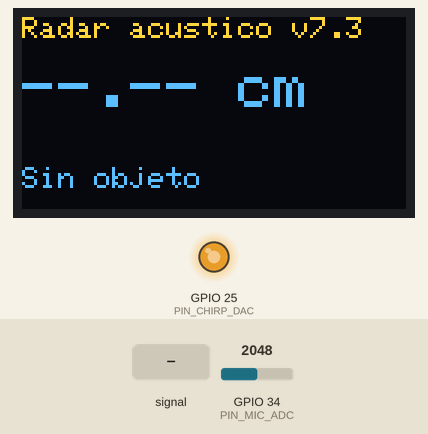
Recording of a sketch running on a simulated ESP32. On the bench: 128×64 one-colour display, output pins drawn as LEDs (lit = HIGH). Dashed ring = blinking. The inputs (shaded band) are chosen by the test bench; at power-on: GPIO 34 (PIN_MIC_ADC) = 2048 (analog values on the 0–4095 scale). The OLED is the two-colour kind (top 16 rows yellow); what the sketch prints to the serial monitor is not drawn.

Above: at 1.8 s.
1.9 s: GPIO 34 (PIN_MIC_ADC) fed a 200 Hz sine of ±1023 counts around its level
At 2.6 s:
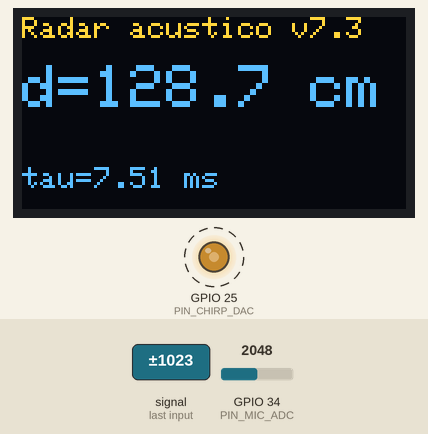
4.0 s: GPIO 34 (PIN_MIC_ADC) fed a 1000 Hz sine of ±1023 counts around its level
At 4.35 s:
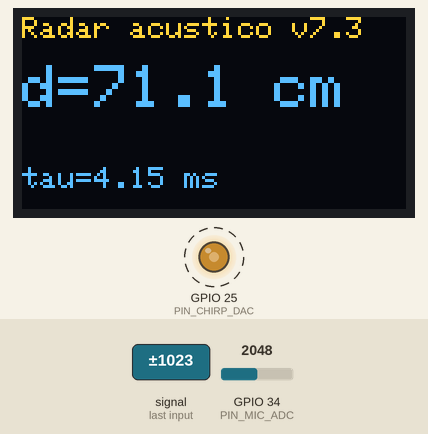
5.6 s: GPIO 34 (PIN_MIC_ADC) set to 1460
Timing chart, 0 to 13.1 s (numbered marks = the images above; inputs shaded):
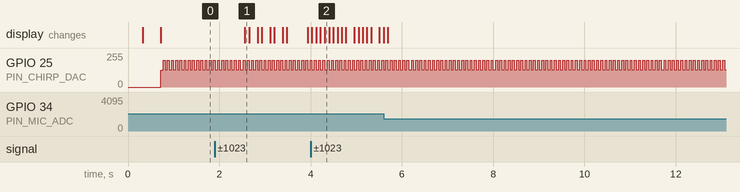

The sketch:

radar.ino
```cpp
// radar.ino — Radar acústico (ESP32 + MAX4466 + buzzer con +4V serie)
// ESP32D        DAC1 -> P25,  ADC -> P34 (ADC1_CH6),  I2C -> P21 SDA / P22 SCL
// MAX4466       VCC -> 3V3, GND -> GND, AO -> P34
// Buzzer        (-) -> GND, (+) -> nodo audio
// Bateria 4V    (+) -> nodo audio, (-) -> GND comun
// OLED SSD1306  VCC -> 3V3, GND -> GND, SDA -> P21, SCL -> P22, addr 0x3C

#include <Arduino.h>
#include <esp_task_wdt.h>
#include <Wire.h>
#include <Adafruit_GFX.h>
#include <Adafruit_SSD1306.h>
#include <arduinoFFT.h>

// Pines
static const uint8_t PIN_CHIRP_DAC = 25;
static const uint8_t PIN_MIC_ADC   = 34;
static const uint8_t PIN_OLED_SDA  = 21;
static const uint8_t PIN_OLED_SCL  = 22;
static const uint8_t OLED_ADDR     = 0x3C;
static const int8_t  OLED_RESET    = -1;

Adafruit_SSD1306 oled(128, 64, &Wire, OLED_RESET);

// Parametros de la senal
static const uint32_t FS_NOMINAL = 20000UL;
static float fs_calibrado = (float)FS_NOMINAL;

static const uint16_t CHIRP_DURATION_MS = 4;
static const float    CHIRP_F0_HZ       = 1000.0f;
static const float    CHIRP_F1_HZ       = 4000.0f;

// Buffers dimensionados al peor caso (fs_nominal); en runtime se usan solo
// los primeros N_CHIRP/N_CAPTURE recalculados.
static const uint16_t N_CHIRP_MAX = (FS_NOMINAL * CHIRP_DURATION_MS) / 1000;
static uint16_t N_CHIRP = N_CHIRP_MAX;

static const uint16_t CAPTURE_DURATION_MS = 12;
static const uint16_t N_CAPTURE_MAX = (FS_NOMINAL * CAPTURE_DURATION_MS) / 1000;
static uint16_t N_CAPTURE = N_CAPTURE_MAX;

static const float V_SONIDO = 343.0f;

// Rango valido (cm). Con fs_calibrado ~11000 Hz, CHIRP_SKIP=30 -> ~47 cm
// de zona ciega (acople directo buzzer->mic).
static const float DISTANCIA_MIN_CM = 45.0f;
static const float DISTANCIA_MAX_CM = 150.0f;

static const float UMBRAL_PICO_MIN          = 30000.0f;
static const float UMBRAL_PICO_FACTOR_NOISE = 5.0f;

// Tamano del buffer de mediana movil
static const uint8_t N_FILTRO = 3;

// Lags iniciales a descartar (zona ciega del acople directo)
static const uint16_t CHIRP_SKIP = 30;

// Debug de la curva de correlacion. Poner en 1 para imprimir top-5 picos.
#define DEBUG_CORR 0

// FFT (potencia de 2, >= N_CAPTURE_MAX)
static const uint16_t FFT_SIZE = 256;

// Cada cuantos loops del loop() se imprime el peak del espectro
static const uint8_t FFT_EVERY_N_LOOPS = 20;

// Comando Serial para forzar espectro completo
static const char FFT_TRIGGER_CMD = 'f';

// Buffers
uint8_t  chirp_template[N_CHIRP_MAX];
uint16_t captura[N_CAPTURE_MAX];
static float captura_filtrada[N_CAPTURE_MAX];
static float captura_dc = 0.0f;
static float captura_centrada[N_CAPTURE_MAX];

// arduinoFFT usa double (no float)
static double fft_vReal[FFT_SIZE];
static double fft_vImag[FFT_SIZE];

// Buffer del filtro mediana movil
static float   buffer_d[N_FILTRO];
static uint8_t buffer_count = 0;
static uint8_t buffer_idx   = 0;

// Ruido de fondo medido en diagnostico_inicial() (RMS en mV)
static float ruido_piso_mV = 0.0f;

// Generacion del chirp (1-4 kHz, ventana Tukey)
void generar_chirp() {
  const float k  = (CHIRP_F1_HZ - CHIRP_F0_HZ) / (CHIRP_DURATION_MS * 0.001f);
  const float dt = 1.0f / fs_calibrado;
  for (uint16_t i = 0; i < N_CHIRP; i++) {
    float t = i * dt;
    float fase    = 2.0f * PI * (CHIRP_F0_HZ * t + 0.5f * k * t * t);
    float muestra = 0.5f * (1.0f + (float)sinf(fase));
    float ventana = 1.0f;
    if (t > 0.003f) {
      ventana = 1.0f - 0.5f * (t - 0.003f) / 0.001f;
      if (ventana < 0.0f) ventana = 0.0f;
    }
    chirp_template[i] = (uint8_t)(muestra * ventana * 255.0f);
    if ((i & 0x1F) == 0) yield();
  }
}

// Emision del chirp (DAC1 -> nodo audio del buzzer)
void emitir_chirp() {
  uint32_t emit_period_us = (uint32_t)(1e6f / fs_calibrado);
  if (emit_period_us > 20) emit_period_us -= 20;
  else emit_period_us = 0;
  for (uint16_t i = 0; i < N_CHIRP; i++) {
    dacWrite(PIN_CHIRP_DAC, chirp_template[i]);
    if (emit_period_us > 0) delayMicroseconds(emit_period_us);
  }
  dacWrite(PIN_CHIRP_DAC, 128);
}

// Captura del ADC (fs_calibrado, P34)
void capturar_adc() {
  for (uint16_t i = 0; i < N_CAPTURE; i++) {
    captura[i] = analogRead(PIN_MIC_ADC);
  }
}

// Pre-filtrado: biquad RBJ bandpass 2.5 kHz, Q=0.7, 2 etapas en cascada
static float bq_b0 = 0.5051f, bq_b1 = 0.0f, bq_b2 = -0.5051f;
static float bq_a1 = -1.4142f, bq_a2 = 0.4949f;

static void compute_biquad_coefs(float fs, float f0, float Q,
                                 float &b0, float &b1, float &b2,
                                 float &a1, float &a2) {
  float w0 = 2.0f * (float)PI * f0 / fs;
  float cosw = (float)cosf(w0);
  float sinw = (float)sinf(w0);
  float alpha = sinw / (2.0f * Q);
  b0 = alpha;
  b1 = 0.0f;
  b2 = -alpha;
  a1 = -2.0f * cosw;
  a2 = 1.0f - alpha;
}

void filtrar_banda(uint16_t *x, float *y, uint16_t n) {
  static float x_prev[2][2] = {{0,0}, {0,0}};
  static float y_prev[2][2] = {{0,0}, {0,0}};
  // Stage 1: x -> y
  for (uint16_t i = 0; i < n; i++) {
    float xi = (float)x[i];
    float yi = bq_b0 * xi + bq_b1 * x_prev[0][0] + bq_b2 * x_prev[0][1]
             - bq_a1 * y_prev[0][0] - bq_a2 * y_prev[0][1];
    x_prev[0][1] = x_prev[0][0];
    x_prev[0][0] = xi;
    y_prev[0][1] = y_prev[0][0];
    y_prev[0][0] = yi;
    y[i] = yi;
  }
  // Stage 2: y -> y (in-place)
  for (uint16_t i = 0; i < n; i++) {
    float xi = y[i];
    float yi = bq_b0 * xi + bq_b1 * x_prev[1][0] + bq_b2 * x_prev[1][1]
             - bq_a1 * y_prev[1][0] - bq_a2 * y_prev[1][1];
    x_prev[1][1] = x_prev[1][0];
    x_prev[1][0] = xi;
    y_prev[1][1] = y_prev[1][0];
    y_prev[1][0] = yi;
    y[i] = yi;
  }
}

// Analisis espectral (FFT, N_FFT=256, ventana Hann)
void compute_and_print_fft_peak() {
  uint32_t t0 = micros();

  for (uint16_t i = 0; i < N_CAPTURE; i++) {
    fft_vReal[i] = (double)captura_centrada[i];
  }
  for (uint16_t i = N_CAPTURE; i < FFT_SIZE; i++) {
    fft_vReal[i] = 0.0;
  }
  for (uint16_t i = 0; i < FFT_SIZE; i++) {
    fft_vImag[i] = 0.0;
  }

  arduinoFFT FFT = arduinoFFT(fft_vReal, fft_vImag, FFT_SIZE,
                              (double)fs_calibrado);
  FFT.Windowing(FFT_WIN_TYP_HANN, FFT_FORWARD);
  FFT.Compute(FFT_FORWARD);
  FFT.ComplexToMagnitude();

  double major_f = 0.0, major_v = 0.0;
  FFT.MajorPeak(&major_f, &major_v);

  uint32_t t1 = micros();
  Serial.print(F("[FFT] pico="));
  Serial.print(major_f, 1);
  Serial.print(F(" Hz mag="));
  Serial.print(major_v, 2);
  Serial.print(F(" ("));
  Serial.print((t1 - t0) / 1000);
  Serial.println(F(" ms)"));
}

// Espectro completo en formato CSV (bin, freq_Hz, magnitud)
void print_full_spectrum() {
  for (uint16_t i = 0; i < N_CAPTURE; i++) {
    fft_vReal[i] = (double)captura_centrada[i];
  }
  for (uint16_t i = N_CAPTURE; i < FFT_SIZE; i++) {
    fft_vReal[i] = 0.0;
  }
  for (uint16_t i = 0; i < FFT_SIZE; i++) {
    fft_vImag[i] = 0.0;
  }

  arduinoFFT FFT = arduinoFFT(fft_vReal, fft_vImag, FFT_SIZE,
                              (double)fs_calibrado);
  FFT.Windowing(FFT_WIN_TYP_HANN, FFT_FORWARD);
  FFT.Compute(FFT_FORWARD);
  FFT.ComplexToMagnitude();

  Serial.println(F("=== ESPECTRO FFT (bin,freq_Hz,magnitud) ==="));
  const double df = (double)fs_calibrado / (double)FFT_SIZE;
  for (uint16_t k = 1; k < FFT_SIZE / 2; k++) {
    double f = (double)k * df;
    Serial.print(k);
    Serial.print(F(","));
    Serial.print(f, 2);
    Serial.print(F(","));
    Serial.println(fft_vReal[k], 3);
  }
  Serial.println(F("=== FIN ESPECTRO ==="));
}

// Quitar DC: solo las primeras CHIRP_SKIP muestras (ventana sin eco posible)
void quitar_dc(const float *captura_f, uint16_t n, float &dc_out) {
  uint32_t suma = 0;
  uint16_t k = (CHIRP_SKIP < n) ? CHIRP_SKIP : n;
  for (uint16_t i = 0; i < k; i++) suma += (uint32_t)captura_f[i];
  dc_out = (float)suma / (float)k;
}

// Correlacion single-pass con heuristica anti-acople y closest_object
static const float RATIO_ACOPLE = 0.50f;
static const uint16_t SEPARACION_LAGS = N_CHIRP / 2;

float correlacion_tiempo(const float *captura_c, uint16_t n_captura,
                         uint16_t &mejor_lag_out, float &mejor_val_out,
                         float &max_val_out, uint16_t &max_lag_out) {
  // Quitar DC del template (para correlacion AC-only)
  float chirp_media = 0.0f;
  for (uint16_t i = 0; i < N_CHIRP; i++) chirp_media += chirp_template[i];
  chirp_media /= (float)N_CHIRP;
  // Tamano fijo = N_CHIRP_MAX (compiletime const) para evitar VLA en stack
  float chirp_norm[N_CHIRP_MAX];
  for (uint16_t i = 0; i < N_CHIRP; i++) {
    chirp_norm[i] = (float)chirp_template[i] - chirp_media;
  }

  const uint16_t LAG_MIN = CHIRP_SKIP;
  const uint16_t LAG_MAX = n_captura - N_CHIRP;
  const uint16_t MID_LAG = (LAG_MIN + LAG_MAX) / 2;
  const uint16_t SEP = N_CHIRP / 2;

  float    max_val = -1e30f;
  uint16_t max_lag = 0;
  float    second_val = -1e30f;
  uint16_t second_lag = 0;

  // Local max tracking para closest_object
  static float local_max_val_buf[N_CAPTURE_MAX];
  static uint16_t local_max_lag_buf[N_CAPTURE_MAX];
  uint16_t local_max_count = 0;

  for (uint16_t lag = LAG_MIN; lag < LAG_MAX; lag++) {
    float acc = 0.0f;
    for (uint16_t j = 0; j < N_CHIRP; j++) {
      acc += captura_c[lag + j] * chirp_norm[j];
    }
    if (acc > max_val) {
      // Demote old max a second si esta lejos
      if ((uint16_t)(lag - max_lag) >= SEP ||
          (uint16_t)(max_lag - lag) >= SEP) {
        if (max_val > second_val) {
          second_val = max_val;
          second_lag = max_lag;
        }
      }
      max_val = acc;
      max_lag = lag;
    } else {
      // Candidato a second si esta lejos del max
      if ((uint16_t)(lag - max_lag) >= SEP ||
          (uint16_t)(max_lag - lag) >= SEP) {
        if (acc > second_val) {
          second_val = acc;
          second_lag = lag;
        }
      }
    }
    // Local max: lag con valor >= 30% del max global
    if (acc > 0.30f * max_val) {
      bool es_nuevo = true;
      if (local_max_count > 0) {
        uint16_t ultimo_lag = local_max_lag_buf[local_max_count - 1];
        if ((uint16_t)(lag - ultimo_lag) < SEP) {
          if (acc > local_max_val_buf[local_max_count - 1]) {
            local_max_val_buf[local_max_count - 1] = acc;
            local_max_lag_buf[local_max_count - 1] = lag;
          }
          es_nuevo = false;
        }
      }
      if (es_nuevo && local_max_count < N_CAPTURE_MAX) {
        local_max_val_buf[local_max_count] = acc;
        local_max_lag_buf[local_max_count] = lag;
        local_max_count++;
      }
    }
    if ((lag & 0x0F) == 0) yield();
  }

  max_val_out = max_val;
  max_lag_out = max_lag;

  // Closest object: primer pico local con lag >= ZONA_ACOPLE_FIN y val >= 50% max
  const uint16_t ZONA_ACOPLE_FIN = CHIRP_SKIP + 5;
  const float RATIO_CLOSEST = 0.50f;
  uint16_t closest_lag = max_lag;
  float    closest_val = max_val;
  bool     closest_encontrado = false;
  for (uint16_t i = 0; i < local_max_count; i++) {
    uint16_t lag = local_max_lag_buf[i];
    float    val = local_max_val_buf[i];
    if (lag >= ZONA_ACOPLE_FIN && val >= RATIO_CLOSEST * max_val) {
      closest_lag = lag;
      closest_val = val;
      closest_encontrado = true;
      break;  // local_max esta ordenado por lag
    }
  }

  if (closest_encontrado) {
    mejor_lag_out = closest_lag;
    mejor_val_out = closest_val;
  } else {
    // Fallback: heuristica v7 (second max si max esta en zona de acople)
    bool es_acople = (max_lag < MID_LAG) &&
                     (second_val >= RATIO_ACOPLE * max_val) &&
                     (second_val > 0.0f);
    if (es_acople) {
      mejor_lag_out = second_lag;
      mejor_val_out = second_val;
    } else {
      mejor_lag_out = max_lag;
      mejor_val_out = max_val;
    }
  }

  return (float)mejor_lag_out / fs_calibrado;
}

// Filtro: mediana movil + reset por cambio brusco
static float mediana_buffer(const float *b, uint8_t n) {
  float tmp[N_FILTRO];
  for (uint8_t i = 0; i < n; i++) tmp[i] = b[i];
  // insertion sort
  for (uint8_t i = 1; i < n; i++) {
    float key = tmp[i];
    uint8_t j = i;
    while (j > 0 && tmp[j - 1] > key) {
      tmp[j] = tmp[j - 1];
      j--;
    }
    tmp[j] = key;
  }
  return tmp[n / 2];
}

float filtrar_medicion(float d_cm_raw, float magnitud_pico) {
  // Umbral adaptativo: max(MIN, factor * ruido_piso * 60)
  float correlacion_ruido = ruido_piso_mV * 60.0f;
  float umbral_efectivo = UMBRAL_PICO_MIN;
  if (UMBRAL_PICO_FACTOR_NOISE * correlacion_ruido > umbral_efectivo) {
    umbral_efectivo = UMBRAL_PICO_FACTOR_NOISE * correlacion_ruido;
  }
  if (magnitud_pico < umbral_efectivo) return NAN;

  // Fuera de rango -> glitch, descartar
  if (d_cm_raw < DISTANCIA_MIN_CM || d_cm_raw > DISTANCIA_MAX_CM) return NAN;

  // Outlier vs mediana previa
  if (buffer_count >= 3) {
    float mediana_prev = mediana_buffer(buffer_d, buffer_count);
    if (mediana_prev > 0.0f) {
      float desv = fabsf(d_cm_raw - mediana_prev) / mediana_prev;
      if (desv > 0.5f) {
        return NAN;
      }
    }
  }

  buffer_d[buffer_idx] = d_cm_raw;
  buffer_idx = (buffer_idx + 1) % N_FILTRO;
  if (buffer_count < N_FILTRO) buffer_count++;

  return mediana_buffer(buffer_d, buffer_count);
}

// OLED
void display_init() {
  Wire.begin(PIN_OLED_SDA, PIN_OLED_SCL);
  if (!oled.begin(SSD1306_SWITCHCAPVCC, OLED_ADDR)) {
    Serial.println(F("ERROR: OLED no responde en 0x3C"));
    return;
  }
  oled.clearDisplay();
  oled.setTextSize(1);
  oled.setTextColor(SSD1306_WHITE);
  oled.setCursor(0, 0);
  oled.println(F("Radar acustico v7.3"));
  oled.println(F("MAX4466 + 4V"));
  oled.println(F("Iniciando..."));
  oled.display();
}

void display_distancia(float d_cm_filtrada, bool valida) {
  oled.clearDisplay();
  oled.setTextSize(1);
  oled.setTextColor(SSD1306_WHITE);
  oled.setCursor(0, 0);
  oled.println(F("Radar acustico v7.3"));
  oled.println();

  oled.setTextSize(2);
  if (valida) {
    oled.print(F("d="));
    oled.print(d_cm_filtrada, 1);
    oled.println(F(" cm"));
  } else {
    oled.print(F("--.-- cm"));
  }

  oled.setTextSize(1);
  oled.setCursor(0, 50);
  if (valida) {
    oled.print(F("tau="));
    oled.print(d_cm_filtrada * 2.0f / (V_SONIDO * 100.0f) * 1000.0f, 2);
    oled.println(F(" ms"));
  } else {
    oled.println(F("Sin objeto"));
  }
  oled.display();
}

// Calibracion de fs + recalculo de N_CHIRP, N_CAPTURE y biquad
void calibrar_fs() {
  Serial.println(F("=== CALIBRACION DE FS ==="));
  Serial.println(F("Midiendo tiempo de 200 ciclos analogRead (sin delay)..."));
  const int N = 200;
  uint32_t t0 = micros();
  for (int i = 0; i < N; i++) {
    volatile uint16_t dummy = analogRead(PIN_MIC_ADC);
    (void)dummy;
  }
  uint32_t t1 = micros();
  float periodo_us = (float)(t1 - t0) / (float)N;
  fs_calibrado = 1.0e6f / periodo_us;
  Serial.print  (F("  periodo medido = "));
  Serial.print  (periodo_us, 1);
  Serial.print  (F(" us | fs real = "));
  Serial.print  (fs_calibrado, 0);
  Serial.println(F(" Hz"));
  Serial.print  (F("  factor calibracion = "));
  Serial.print  ((float)FS_NOMINAL / fs_calibrado, 3);
  Serial.println(F(" (FS nominal / FS real)"));
  Serial.println();

  // Recalcular N_CHIRP y N_CAPTURE segun fs_calibrado
  N_CHIRP = (uint16_t)(fs_calibrado * CHIRP_DURATION_MS / 1000.0f + 0.5f);
  if (N_CHIRP < 8) N_CHIRP = 8;
  if (N_CHIRP > N_CHIRP_MAX) N_CHIRP = N_CHIRP_MAX;
  N_CAPTURE = (uint16_t)(fs_calibrado * CAPTURE_DURATION_MS / 1000.0f + 0.5f);
  if (N_CAPTURE < N_CHIRP + 16) N_CAPTURE = N_CHIRP + 16;
  if (N_CAPTURE > N_CAPTURE_MAX) N_CAPTURE = N_CAPTURE_MAX;
  Serial.print(F("  N_CHIRP recalculado = ")); Serial.println(N_CHIRP);
  Serial.print(F("  N_CAPTURE recalculado = ")); Serial.println(N_CAPTURE);

  // Recalcular coeficientes del biquad para fs_calibrado
  compute_biquad_coefs(fs_calibrado, 2500.0f, 0.7f,
                       bq_b0, bq_b1, bq_b2, bq_a1, bq_a2);
  Serial.print(F("  biquad fs=")); Serial.print(fs_calibrado, 0);
  Serial.print(F(" f0=2500 Q=0.7 -> b0=")); Serial.print(bq_b0, 4);
  Serial.print(F(" b1=")); Serial.print(bq_b1, 4);
  Serial.print(F(" b2=")); Serial.print(bq_b2, 4);
  Serial.print(F(" a1=")); Serial.print(bq_a1, 4);
  Serial.print(F(" a2=")); Serial.println(bq_a2, 4);
  Serial.println();
}

// Diagnostico inicial
void diagnostico_inicial() {
  Serial.println(F("=== DIAGNOSTICO INICIAL (MAX4466 en P34) ==="));

  const int N = 2000;
  uint16_t vmin = 4095, vmax = 0;
  uint32_t suma = 0;
  uint64_t suma_sq = 0;
  for (int i = 0; i < N; i++) {
    uint16_t v = analogRead(PIN_MIC_ADC);
    if (v < vmin) vmin = v;
    if (v > vmax) vmax = v;
    suma += v;
    suma_sq += (uint32_t)v * (uint32_t)v;
    delayMicroseconds(50);
  }
  float media    = (float)suma / N;
  float var      = ((float)suma_sq / N) - media * media;
  if (var < 0) var = 0;
  float rms_adc  = sqrtf(var);
  float rms_mV   = rms_adc * 3.3f / 4095.0f * 1000.0f;
  ruido_piso_mV  = rms_mV;

  Serial.print(F("  DC offset (media)  = ")); Serial.println(media, 0);
  Serial.print(F("  min / max          = ")); Serial.print(vmin);
  Serial.print(F(" / ")); Serial.println(vmax);
  Serial.print(F("  RMS ruido          = ")); Serial.print(rms_mV, 1);
  Serial.println(F(" mV"));
  Serial.print(F("  Umbral adaptativo  = "));
  float correlacion_ruido = rms_mV * 60.0f;
  float umbral = UMBRAL_PICO_MIN;
  if (UMBRAL_PICO_FACTOR_NOISE * correlacion_ruido > umbral) {
    umbral = UMBRAL_PICO_FACTOR_NOISE * correlacion_ruido;
  }
  Serial.println(umbral, 0);

  if (media < 100.0f || media > 4000.0f) {
    Serial.println(F("  >>> PROBLEMA: DC fuera de rango."));
  } else if (media > 1500.0f && media < 2500.0f) {
    Serial.println(F("  >>> OK: DC offset normal (~2048 esperado)."));
  } else {
    Serial.println(F("  >>> REVISAR: DC inesperado."));
  }
  if (rms_mV < 5.0f) {
    Serial.println(F("  >>> OK: silencio total."));
  } else if (rms_mV < 50.0f) {
    Serial.println(F("  >>> OK: ruido bajo."));
  } else {
    Serial.println(F("  >>> INFO: ruido ambiente alto (ventilador? voz?)."));
  }
  Serial.println();
}

void setup() {
  Serial.begin(115200);
  delay(200);

  // Reconfigurar WDT (TWDT ya esta inicializado por FreeRTOS)
  const esp_task_wdt_config_t twdt_config = {
    .timeout_ms     = 60000,
    .idle_core_mask = 0,
    .trigger_panic  = false
  };
  esp_task_wdt_reconfigure(&twdt_config);

  analogReadResolution(12);
  analogSetPinAttenuation(PIN_MIC_ADC, ADC_11db);

  calibrar_fs();

  Serial.println();
  Serial.println(F("================================================"));
  Serial.println(F("  Radar acustico v7.3 — MAX4466 + buzzer con +4V"));
  Serial.println(F("================================================"));
  Serial.print  (F("Chirp: "));
  Serial.print  ((int)CHIRP_F0_HZ); Serial.print('-');
  Serial.print  ((int)CHIRP_F1_HZ);
  Serial.print  (F(" Hz, "));
  Serial.print  (CHIRP_DURATION_MS);
  Serial.print  (F(" ms (N=")); Serial.print(N_CHIRP); Serial.println(F(")"));
  Serial.print  (F("Captura: "));
  Serial.print  (CAPTURE_DURATION_MS);
  Serial.print  (F(" ms (N=")); Serial.print(N_CAPTURE); Serial.println(F(")"));
  Serial.print  (F("fs nominal: "));      Serial.print((int)FS_NOMINAL);
  Serial.print  (F(" Hz | fs real: "));   Serial.print(fs_calibrado, 0);
  Serial.println(F(" Hz"));
  Serial.print  (F("Rango valido: "));
  Serial.print  (DISTANCIA_MIN_CM); Serial.print('-');
  Serial.print  (DISTANCIA_MAX_CM); Serial.println(F(" cm"));
  Serial.print  (F("Umbral pico MIN: ")); Serial.println(UMBRAL_PICO_MIN);
  Serial.print  (F("CHIRP_SKIP: "));      Serial.println(CHIRP_SKIP);
  Serial.println(F("------------------------------------------------"));

  generar_chirp();
  display_init();
  diagnostico_inicial();

  Serial.println(F("Loop activo — cada ~50 ms una medicion:"));
  Serial.println(F("  lag=<m> pico=<v> crudo=<d>cm | filt=<d>cm"));
  Serial.println(F("  Envia 'f' por Serial para ver el espectro FFT completo."));
  Serial.println();
}

void loop() {
  emitir_chirp();
  capturar_adc();

  // Prefiltrar pasabanda antes de quitar DC
  filtrar_banda(captura, captura_filtrada, N_CAPTURE);

  // Quitar DC solo de la ventana sin eco (primeras CHIRP_SKIP)
  quitar_dc(captura_filtrada, N_CAPTURE, captura_dc);
  yield();

  for (uint16_t i = 0; i < N_CAPTURE; i++) {
    captura_centrada[i] = captura_filtrada[i] - captura_dc;
  }

  uint16_t mejor_lag = 0, max_lag = 0;
  float    mejor_val = 0.0f, max_val = 0.0f;
  float    tau = correlacion_tiempo(captura_centrada, N_CAPTURE,
                                    mejor_lag, mejor_val,
                                    max_val, max_lag);

  float d_cm_raw = V_SONIDO * tau * 100.0f / 2.0f;
  float d_cm_filtrada = filtrar_medicion(d_cm_raw, mejor_val);
  bool  valida = !isnan(d_cm_filtrada);

  #if DEBUG_CORR
  static uint32_t dbg_count = 0;
  if ((dbg_count++ % 20) == 0) {
    Serial.print(F("[DEBUG] max_lag=")); Serial.print(max_lag);
    Serial.print(F(" max_val=")); Serial.print(max_val, 0);
    Serial.print(F(" sel_lag=")); Serial.print(mejor_lag);
    Serial.print(F(" sel_val=")); Serial.print(mejor_val, 0);
    Serial.print(F(" raw=")); Serial.print(d_cm_raw, 1);
    Serial.println(F(" cm"));
  }
  #endif

  Serial.print(F("lag="));     Serial.print(mejor_lag);
  Serial.print(F(" pico="));   Serial.print(mejor_val, 0);
  Serial.print(F(" crudo="));  Serial.print(d_cm_raw, 1);
  Serial.print(F("cm | filt="));
  if (valida) Serial.print(d_cm_filtrada, 1);
  else        Serial.print(F("---"));
  Serial.println(F(" cm"));

  display_distancia(d_cm_filtrada, valida);

  // FFT periodico
  static uint8_t fft_counter = 0;
  if (++fft_counter >= FFT_EVERY_N_LOOPS) {
    fft_counter = 0;
    compute_and_print_fft_peak();
  }

  // Comando 'f' o 'F' -> espectro completo
  if (Serial.available() > 0) {
    char c = (char)Serial.read();
    if (c == FFT_TRIGGER_CMD || c == (char)toupper(FFT_TRIGGER_CMD)) {
      print_full_spectrum();
    }
  }

  vTaskDelay(50 / portTICK_PERIOD_MS);
}
```

Measured:
- after the input at 1.9 s, the display: changes after 0.66 s (image 1)
- after the input at 4.0 s, the display: first differs from a run without the input after 0.12 s (image 2)
- by itself, GPIO 25 (PIN_CHIRP_DAC): alternates 202/255 for 0.04 s and 128/255 for 0.05 s
